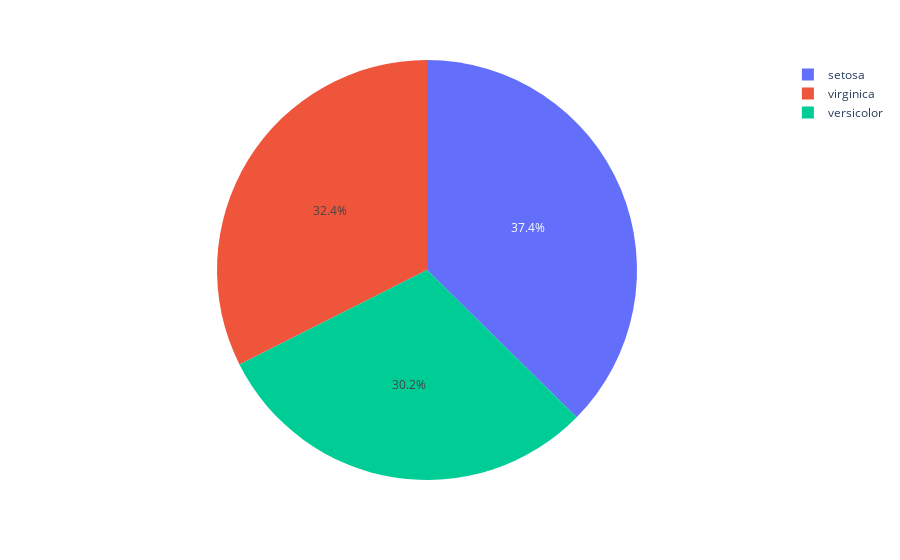

Source (notebook cell):
### Code cell
#fig7 histogram plot
#df_bar = df.groupby(['species']).mean().reset_index()
fig7 = px.pie(df, values='sepal_width', names='species')
fig7.show()
fig7.write_image('7 pie plot.png')

### Figure 1 — Plotly figure (JSON) as saved in the notebook; plotly's stock layout.template omitted (floating-point values rounded to 4 significant figures; data arrays with more than 128 entries replaced by an {"elided": "..."} marker saying what was removed)
{"data": [{"domain": {"x": [0, 1], "y": [0, 1]}, "hovertemplate": "species=%{label}<br>sepal_width=%{value}<extra></extra>", "labels": {"elided": "150 str values"}, "legendgroup": "", "name": "", "showlegend": true, "type": "pie", "values": {"elided": "150 float values"}}], "layout": {"legend": {"tracegroupgap": 0}, "margin": {"t": 60}}}
